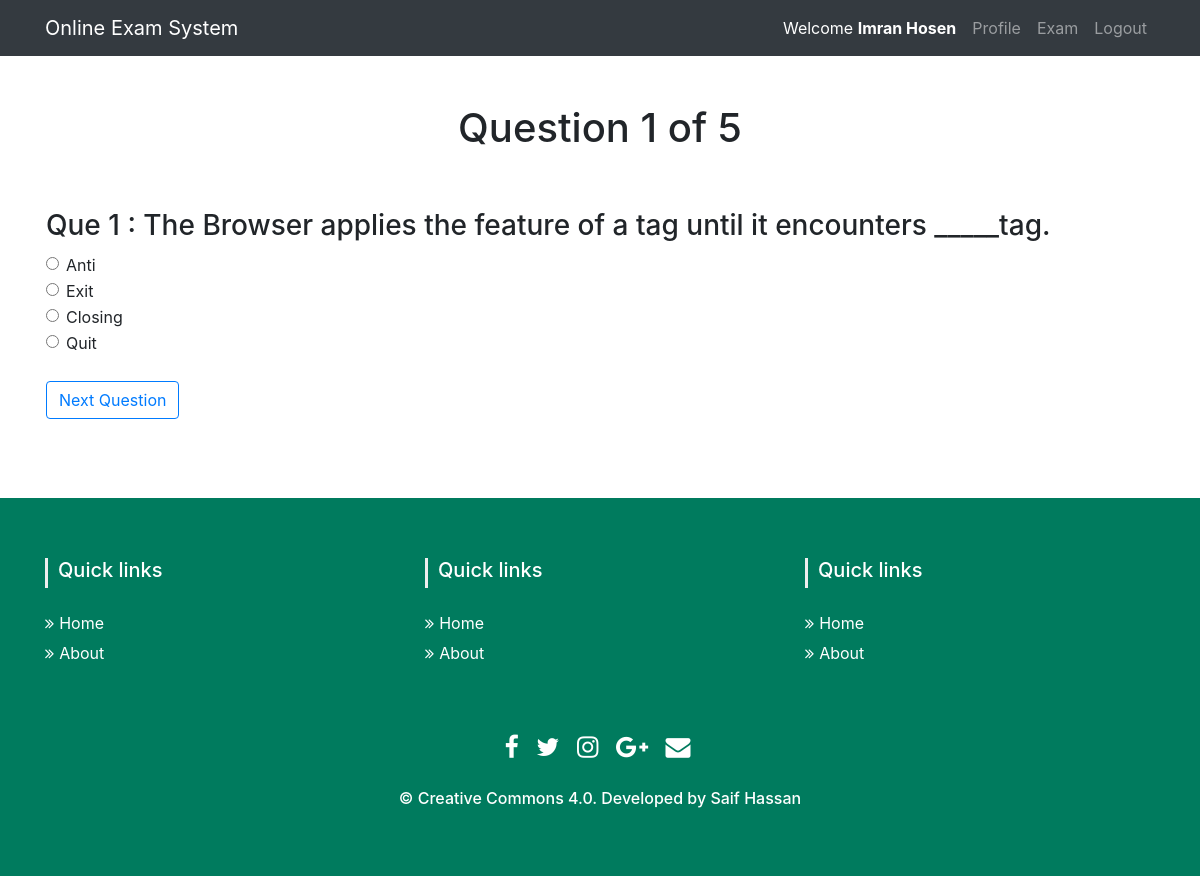
Screenshot of /test.php?q=1 (signed in) with the database file from the repository.
### tables this page shows
CREATE TABLE IF NOT EXISTS `tbl_ques` (
  `id` int(11) NOT NULL AUTO_INCREMENT,
  `quesNo` int(11) NOT NULL,
  `ques` text NOT NULL,
  PRIMARY KEY (`id`)
);

CREATE TABLE IF NOT EXISTS `tbl_ans` (
  `id` int(11) NOT NULL AUTO_INCREMENT,
  `quesNo` int(11) NOT NULL,
  `rightAns` int(11) NOT NULL DEFAULT '0',
  `ans` text NOT NULL,
  PRIMARY KEY (`id`)
);

### classes/Exam.php (called while the page is built, shortened)
<?php
$filepath = realpath(dirname(__FILE__));
include_once ($filepath.'/../lib/Database.php');
class Exam{
	private $db;
	public function __construct(){
		$this->db = new Database();
	}
 public function getTotalRows(){
   $query     = "SELECT * FROM tbl_ques";
   $getResult = $this->db->select($query);
   $total     = $getResult->num_rows;
   return $total;
 }
 public function getQuestionNumber($quesNo){
   $query      = "SELECT * FROM tbl_ques WHERE quesNo = '$quesNo'";
   $result     = $this->db->select($query);
   $resultData = $result->fetch_assoc();
   return $resultData;
 }
 public function getAnswer($quesnumber){
   $query = "SELECT * FROM tbl_ans WHERE quesNo = '$quesnumber'";
   $result = $this->db->select($query);
   return $result;
 }
}
?>

### lib/Database.php (called while the page is built, shortened)
<?php
Class Database{
	public $host   = DB_HOST;
	public $user   = DB_USER;
	public $pass   = DB_PASS;
	public $dbname = DB_NAME;
	public $link;
	private function connectDB(){
	$this->link = new mysqli($this->host, $this->user, $this->pass, $this->dbname);
 }
	public function select($query){
		$result = $this->link->query($query) or die($this->link->error.__LINE__);
		if($result->num_rows > 0){
			return $result;
		} else {
			return false;
		}
	}
}

### test.php (the view, shortened to what this page needs)
<?php include 'inc/header.php'; ?>
<?php
 if (isset($_GET['q'])) {
 	$quesnumber = (int) $_GET['q'];
 }else{
 	header("Location:exam.php");
 }
 $total    = $exam->getTotalRows();
 $question = $exam->getQuestionNumber($quesnumber);
?>
    <div class="container">
        <div class="row">
            <div class="col-lg-12 text-center">
                <h1 class="mt-5">Question <?php echo $question['quesNo']." of ". $total; ?></h1>
                <br/>
                <br/>
            </div>
            <div class="col-lg-12">
                <form method="post" action="">
                    <table>
                        <tr>
                            <td colspan="2">
                                <h3>Que <?php echo $question['quesNo']." : ".$question['ques']; ?></h3>
                            </td>
                        </tr>
                        <?php
                        $answer = $exam->getAnswer($quesnumber);
                        if ($answer) {
                            while ($result = $answer->fetch_assoc()) {
                                ?>
                                <tr>
                                    <td>
                                        <div class="form-check">
                                            <label class="form-check-label">
                                                <input type="radio" name="ans" class="form-check-input" value="<?php echo $result['id']; ?>" /><?php echo $result['ans']; ?>
                                            </label>
                                        </div>
                                    </td>
                                </tr>
                            <?php } } ?>
                        <tr>
                            <td>
                                <br/>
                                <input type="submit" name="submit" class="btn btn-outline-primary" value="Next Question" />
                            </td>
                        </tr>
                    </table>
                </form>
                <br/>
                <br/>
            </div>
        </div>
    </div>
<?php include 'inc/footer.php'; ?>

### rows the page displays
tbl_ques: quesNo "1", ques "The Browser applies the feature of a tag until it encounters _____tag."
tbl_ans: ans "Anti"
tbl_ans: ans "Exit"
tbl_ans: ans "Closing"
tbl_ans: ans "Quit"

### other values shown
Session::get("name") "Imran Hosen"
$total "5"
